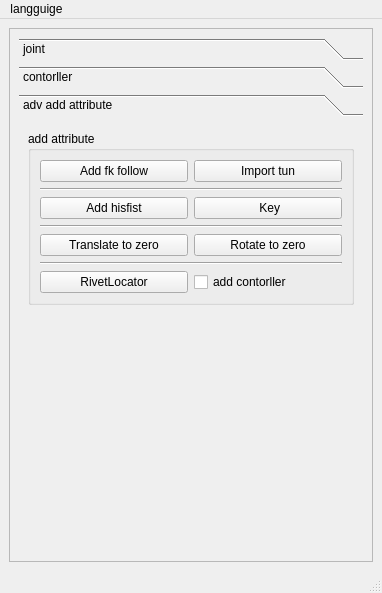
<?xml version="1.0" encoding="UTF-8"?>
<ui version="4.0">
 <class>MainWindow</class>
 <widget class="QMainWindow" name="MainWindow">
  <property name="geometry">
   <rect>
    <x>0</x>
    <y>0</y>
    <width>382</width>
    <height>593</height>
   </rect>
  </property>
  <property name="windowTitle">
   <string>MainWindow</string>
  </property>
  <widget class="QWidget" name="centralwidget">
   <layout class="QGridLayout" name="gridLayout_2">
    <item row="0" column="1">
     <widget class="QScrollArea" name="scrollArea">
      <property name="widgetResizable">
       <bool>true</bool>
      </property>
      <widget class="QWidget" name="scrollAreaWidgetContents">
       <property name="geometry">
        <rect>
         <x>0</x>
         <y>0</y>
         <width>362</width>
         <height>532</height>
        </rect>
       </property>
       <layout class="QGridLayout" name="gridLayout_7">
        <item row="0" column="0">
         <widget class="QToolBox" name="toolBox">
          <property name="focusPolicy">
           <enum>Qt::NoFocus</enum>
          </property>
          <property name="contextMenuPolicy">
           <enum>Qt::DefaultContextMenu</enum>
          </property>
          <property name="autoFillBackground">
           <bool>false</bool>
          </property>
          <property name="locale">
           <locale language="English" country="UnitedStates"/>
          </property>
          <property name="frameShape">
           <enum>QFrame::NoFrame</enum>
          </property>
          <property name="frameShadow">
           <enum>QFrame::Plain</enum>
          </property>
          <property name="currentIndex">
           <number>2</number>
          </property>
          <widget class="QWidget" name="page">
           <property name="geometry">
            <rect>
             <x>0</x>
             <y>0</y>
             <width>344</width>
             <height>436</height>
            </rect>
           </property>
           <attribute name="label">
            <string>joint</string>
           </attribute>
           <layout class="QGridLayout" name="gridLayout_8">
            <item row="4" column="0">
             <spacer name="verticalSpacer">
              <property name="orientation">
               <enum>Qt::Vertical</enum>
              </property>
              <property name="sizeHint" stdset="0">
               <size>
                <width>20</width>
                <height>151</height>
               </size>
              </property>
             </spacer>
            </item>
            <item row="0" column="0">
             <widget class="QGroupBox" name="part">
              <property name="title">
               <string>part</string>
              </property>
              <layout class="QGridLayout" name="gridLayout">
               <item row="0" column="1">
                <widget class="QPushButton" name="btn_addpartjoints">
                 <property name="sizeIncrement">
                  <size>
                   <width>0</width>
                   <height>0</height>
                  </size>
                 </property>
                 <property name="baseSize">
                  <size>
                   <width>0</width>
                   <height>0</height>
                  </size>
                 </property>
                 <property name="font">
                  <font>
                   <pointsize>9</pointsize>
                  </font>
                 </property>
                 <property name="text">
                  <string>add part joints</string>
                 </property>
                </widget>
               </item>
               <item row="0" column="0">
                <widget class="QSpinBox" name="sb_part"/>
               </item>
              </layout>
             </widget>
            </item>
            <item row="1" column="0">
             <widget class="QGroupBox" name="stretch">
              <property name="title">
               <string>stretch</string>
              </property>
              <layout class="QGridLayout" name="gridLayout_4">
               <item row="0" column="0">
                <widget class="QSpinBox" name="sb_stretch">
                 <property name="maximum">
                  <number>99999</number>
                 </property>
                </widget>
               </item>
               <item row="1" column="0">
                <widget class="QCheckBox" name="ckx_addsine">
                 <property name="text">
                  <string>sine</string>
                 </property>
                </widget>
               </item>
               <item row="0" column="1">
                <widget class="QPushButton" name="btn_buildstretchrig">
                 <property name="font">
                  <font>
                   <pointsize>9</pointsize>
                  </font>
                 </property>
                 <property name="text">
                  <string>build stretch rig</string>
                 </property>
                </widget>
               </item>
               <item row="2" column="0">
                <widget class="QCheckBox" name="ckx_addtensile">
                 <property name="text">
                  <string>tensile</string>
                 </property>
                </widget>
               </item>
              </layout>
             </widget>
            </item>
            <item row="2" column="0">
             <widget class="QGroupBox" name="groupBox_5">
              <property name="title">
               <string>motion capture</string>
              </property>
              <layout class="QGridLayout" name="gridLayout_11">
               <item row="0" column="1">
                <widget class="QPushButton" name="btn_buildjoints">
                 <property name="text">
                  <string>build joints</string>
                 </property>
                </widget>
               </item>
               <item row="0" column="0">
                <widget class="QLineEdit" name="le_name">
                 <property name="toolTipDuration">
                  <number>-1</number>
                 </property>
                 <property name="cursorPosition">
                  <number>0</number>
                 </property>
                 <property name="placeholderText">
                  <string> Enter gole name</string>
                 </property>
                </widget>
               </item>
               <item row="2" column="0" colspan="2">
                <widget class="QPushButton" name="btn_sendToMotionBuilder">
                 <property name="text">
                  <string>send to motionBuilder</string>
                 </property>
                </widget>
               </item>
               <item row="3" column="0" colspan="2">
                <widget class="QPushButton" name="btn_machedBindingController">
                 <property name="text">
                  <string>matched binding controller</string>
                 </property>
                </widget>
               </item>
              </layout>
             </widget>
            </item>
           </layout>
          </widget>
          <widget class="QWidget" name="page_4">
           <property name="geometry">
            <rect>
             <x>0</x>
             <y>0</y>
             <width>344</width>
             <height>436</height>
            </rect>
           </property>
           <attribute name="label">
            <string>contorller</string>
           </attribute>
           <layout class="QGridLayout" name="gridLayout_5">
            <item row="2" column="0">
             <widget class="QGroupBox" name="groupBox_2">
              <property name="title">
               <string>color</string>
              </property>
              <layout class="QGridLayout" name="gridLayout_3">
               <item row="1" column="1">
                <widget class="QPushButton" name="btn_red">
                 <property name="text">
                  <string/>
                 </property>
                 <property name="icon">
                  <iconset theme="red" resource="../icons/btnicn.qrc">
                   <normaloff>:/btnicn/red.png</normaloff>:/btnicn/red.png</iconset>
                 </property>
                 <property name="iconSize">
                  <size>
                   <width>20</width>
                   <height>20</height>
                  </size>
                 </property>
                </widget>
               </item>
               <item row="1" column="2">
                <widget class="QPushButton" name="btn_skyblue">
                 <property name="text">
                  <string/>
                 </property>
                 <property name="icon">
                  <iconset theme="skyBlue" resource="../icons/btnicn.qrc">
                   <normaloff>:/btnicn/skyBlue.png</normaloff>:/btnicn/skyBlue.png</iconset>
                 </property>
                 <property name="iconSize">
                  <size>
                   <width>20</width>
                   <height>20</height>
                  </size>
                 </property>
                </widget>
               </item>
               <item row="1" column="0">
                <widget class="QPushButton" name="btn_blue">
                 <property name="text">
                  <string/>
                 </property>
                 <property name="icon">
                  <iconset resource="../icons/btnicn.qrc">
                   <normaloff>:/btnicn/blue.png</normaloff>:/btnicn/blue.png</iconset>
                 </property>
                 <property name="iconSize">
                  <size>
                   <width>20</width>
                   <height>20</height>
                  </size>
                 </property>
                 <property name="checkable">
                  <bool>false</bool>
                 </property>
                 <property name="checked">
                  <bool>false</bool>
                 </property>
                 <property name="autoRepeat">
                  <bool>false</bool>
                 </property>
                 <property name="autoExclusive">
                  <bool>false</bool>
                 </property>
                </widget>
               </item>
               <item row="1" column="3">
                <widget class="QPushButton" name="btn_yellow">
                 <property name="text">
                  <string/>
                 </property>
                 <property name="icon">
                  <iconset theme="yellow" resource="../icons/btnicn.qrc">
                   <normaloff>:/btnicn/yellow.png</normaloff>:/btnicn/yellow.png</iconset>
                 </property>
                 <property name="iconSize">
                  <size>
                   <width>20</width>
                   <height>20</height>
                  </size>
                 </property>
                </widget>
               </item>
               <item row="1" column="4">
                <widget class="QPushButton" name="btn_darkred">
                 <property name="text">
                  <string/>
                 </property>
                 <property name="icon">
                  <iconset theme="darkred" resource="../icons/btnicn.qrc">
                   <normaloff>:/btnicn/darkred.png</normaloff>:/btnicn/darkred.png</iconset>
                 </property>
                 <property name="iconSize">
                  <size>
                   <width>20</width>
                   <height>20</height>
                  </size>
                 </property>
                </widget>
               </item>
               <item row="1" column="5">
                <widget class="QPushButton" name="btn_green">
                 <property name="text">
                  <string/>
                 </property>
                 <property name="icon">
                  <iconset theme="green" resource="../icons/btnicn.qrc">
                   <normaloff>:/btnicn/green.png</normaloff>:/btnicn/green.png</iconset>
                 </property>
                 <property name="iconSize">
                  <size>
                   <width>20</width>
                   <height>20</height>
                  </size>
                 </property>
                </widget>
               </item>
               <item row="1" column="6">
                <widget class="QPushButton" name="btn_darkblue">
                 <property name="text">
                  <string/>
                 </property>
                 <property name="icon">
                  <iconset theme="darkblue" resource="../icons/btnicn.qrc">
                   <normaloff>:/btnicn/darkblue.png</normaloff>:/btnicn/darkblue.png</iconset>
                 </property>
                 <property name="iconSize">
                  <size>
                   <width>20</width>
                   <height>20</height>
                  </size>
                 </property>
                </widget>
               </item>
               <item row="1" column="7">
                <widget class="QPushButton" name="btn_white">
                 <property name="text">
                  <string/>
                 </property>
                 <property name="icon">
                  <iconset theme="white" resource="../icons/btnicn.qrc">
                   <normaloff>:/btnicn/white.png</normaloff>:/btnicn/white.png</iconset>
                 </property>
                 <property name="iconSize">
                  <size>
                   <width>20</width>
                   <height>20</height>
                  </size>
                 </property>
                </widget>
               </item>
              </layout>
             </widget>
            </item>
            <item row="4" column="0">
             <spacer name="verticalSpacer_2">
              <property name="orientation">
               <enum>Qt::Vertical</enum>
              </property>
              <property name="sizeHint" stdset="0">
               <size>
                <width>20</width>
                <height>40</height>
               </size>
              </property>
             </spacer>
            </item>
            <item row="0" column="0" rowspan="2">
             <widget class="QGroupBox" name="groupBox_6">
              <property name="title">
               <string>set</string>
              </property>
              <layout class="QGridLayout" name="gridLayout_10">
               <item row="5" column="3">
                <widget class="QPushButton" name="pushButton_2">
                 <property name="sizePolicy">
                  <sizepolicy hsizetype="Minimum" vsizetype="Minimum">
                   <horstretch>0</horstretch>
                   <verstretch>0</verstretch>
                  </sizepolicy>
                 </property>
                 <property name="text">
                  <string/>
                 </property>
                 <property name="icon">
                  <iconset resource="../icons/btnicn.qrc">
                   <normaloff>:/btnicn/test.png</normaloff>:/btnicn/test.png</iconset>
                 </property>
                 <property name="iconSize">
                  <size>
                   <width>50</width>
                   <height>50</height>
                  </size>
                 </property>
                </widget>
               </item>
               <item row="6" column="3">
                <widget class="QPushButton" name="pushButton_6">
                 <property name="text">
                  <string/>
                 </property>
                 <property name="icon">
                  <iconset resource="../icons/btnicn.qrc">
                   <normaloff>:/btnicn/test.png</normaloff>:/btnicn/test.png</iconset>
                 </property>
                 <property name="iconSize">
                  <size>
                   <width>50</width>
                   <height>50</height>
                  </size>
                 </property>
                </widget>
               </item>
               <item row="5" column="2">
                <widget class="QPushButton" name="btn_laceShape">
                 <property name="sizePolicy">
                  <sizepolicy hsizetype="Minimum" vsizetype="Minimum">
                   <horstretch>0</horstretch>
                   <verstretch>0</verstretch>
                  </sizepolicy>
                 </property>
                 <property name="text">
                  <string/>
                 </property>
                 <property name="icon">
                  <iconset resource="../icons/btnicn.qrc">
                   <normaloff>:/btnicn/test.png</normaloff>:/btnicn/test.png</iconset>
                 </property>
                 <property name="iconSize">
                  <size>
                   <width>50</width>
                   <height>50</height>
                  </size>
                 </property>
                </widget>
               </item>
               <item row="6" column="2">
                <widget class="QPushButton" name="pushButton_5">
                 <property name="text">
                  <string/>
                 </property>
                 <property name="icon">
                  <iconset resource="../icons/btnicn.qrc">
                   <normaloff>:/btnicn/test.png</normaloff>:/btnicn/test.png</iconset>
                 </property>
                 <property name="iconSize">
                  <size>
                   <width>50</width>
                   <height>50</height>
                  </size>
                 </property>
                </widget>
               </item>
               <item row="2" column="2" colspan="2">
                <widget class="QPushButton" name="btn_contorllersize">
                 <property name="text">
                  <string>set</string>
                 </property>
                </widget>
               </item>
               <item row="0" column="0" colspan="4">
                <widget class="QPushButton" name="btn_fkcontorller">
                 <property name="text">
                  <string>Fk Contorller</string>
                 </property>
                </widget>
               </item>
               <item row="5" column="0">
                <widget class="QPushButton" name="btn_ballShape">
                 <property name="sizePolicy">
                  <sizepolicy hsizetype="Minimum" vsizetype="Fixed">
                   <horstretch>0</horstretch>
                   <verstretch>0</verstretch>
                  </sizepolicy>
                 </property>
                 <property name="text">
                  <string/>
                 </property>
                 <property name="icon">
                  <iconset resource="../icons/btnicn.qrc">
                   <normaloff>:/btnicn/ball.png</normaloff>:/btnicn/ball.png</iconset>
                 </property>
                 <property name="iconSize">
                  <size>
                   <width>50</width>
                   <height>50</height>
                  </size>
                 </property>
                </widget>
               </item>
               <item row="6" column="1">
                <widget class="QPushButton" name="pushButton_3">
                 <property name="text">
                  <string/>
                 </property>
                 <property name="icon">
                  <iconset resource="../icons/btnicn.qrc">
                   <normaloff>:/btnicn/test.png</normaloff>:/btnicn/test.png</iconset>
                 </property>
                 <property name="iconSize">
                  <size>
                   <width>50</width>
                   <height>50</height>
                  </size>
                 </property>
                </widget>
               </item>
               <item row="4" column="0" colspan="4">
                <widget class="QLineEdit" name="le_contorllername">
                 <property name="inputMask">
                  <string/>
                 </property>
                 <property name="text">
                  <string/>
                 </property>
                 <property name="cursorPosition">
                  <number>0</number>
                 </property>
                 <property name="alignment">
                  <set>Qt::AlignLeading|Qt::AlignLeft|Qt::AlignVCenter</set>
                 </property>
                 <property name="placeholderText">
                  <string>Enter contorller name</string>
                 </property>
                </widget>
               </item>
               <item row="1" column="0" colspan="4">
                <widget class="Line" name="line">
                 <property name="orientation">
                  <enum>Qt::Horizontal</enum>
                 </property>
                </widget>
               </item>
               <item row="3" column="0" colspan="4">
                <widget class="Line" name="line_4">
                 <property name="orientation">
                  <enum>Qt::Horizontal</enum>
                 </property>
                </widget>
               </item>
               <item row="6" column="0">
                <widget class="QPushButton" name="pushButton_4">
                 <property name="sizePolicy">
                  <sizepolicy hsizetype="Minimum" vsizetype="Minimum">
                   <horstretch>0</horstretch>
                   <verstretch>0</verstretch>
                  </sizepolicy>
                 </property>
                 <property name="text">
                  <string/>
                 </property>
                 <property name="icon">
                  <iconset resource="../icons/btnicn.qrc">
                   <normaloff>:/btnicn/test.png</normaloff>:/btnicn/test.png</iconset>
                 </property>
                 <property name="iconSize">
                  <size>
                   <width>50</width>
                   <height>50</height>
                  </size>
                 </property>
                </widget>
               </item>
               <item row="5" column="1">
                <widget class="QPushButton" name="btn_cubeShape">
                 <property name="enabled">
                  <bool>true</bool>
                 </property>
                 <property name="sizePolicy">
                  <sizepolicy hsizetype="Minimum" vsizetype="Fixed">
                   <horstretch>0</horstretch>
                   <verstretch>0</verstretch>
                  </sizepolicy>
                 </property>
                 <property name="sizeIncrement">
                  <size>
                   <width>0</width>
                   <height>0</height>
                  </size>
                 </property>
                 <property name="baseSize">
                  <size>
                   <width>0</width>
                   <height>0</height>
                  </size>
                 </property>
                 <property name="text">
                  <string/>
                 </property>
                 <property name="icon">
                  <iconset resource="../icons/btnicn.qrc">
                   <normaloff>:/btnicn/cube.png</normaloff>:/btnicn/cube.png</iconset>
                 </property>
                 <property name="iconSize">
                  <size>
                   <width>50</width>
                   <height>50</height>
                  </size>
                 </property>
                </widget>
               </item>
               <item row="2" column="0" colspan="2">
                <widget class="QSpinBox" name="dsb_Contorllersize"/>
               </item>
              </layout>
             </widget>
            </item>
           </layout>
          </widget>
          <widget class="QWidget" name="page_2">
           <property name="geometry">
            <rect>
             <x>0</x>
             <y>0</y>
             <width>344</width>
             <height>436</height>
            </rect>
           </property>
           <attribute name="label">
            <string>adv add attribute</string>
           </attribute>
           <layout class="QGridLayout" name="gridLayout_6">
            <item row="3" column="0">
             <spacer name="verticalSpacer_3">
              <property name="orientation">
               <enum>Qt::Vertical</enum>
              </property>
              <property name="sizeHint" stdset="0">
               <size>
                <width>20</width>
                <height>40</height>
               </size>
              </property>
             </spacer>
            </item>
            <item row="1" column="0">
             <widget class="QGroupBox" name="groupBox_4">
              <property name="title">
               <string>add attribute</string>
              </property>
              <layout class="QGridLayout" name="gridLayout_9">
               <item row="3" column="0" colspan="2">
                <widget class="Line" name="line_2">
                 <property name="orientation">
                  <enum>Qt::Horizontal</enum>
                 </property>
                </widget>
               </item>
               <item row="0" column="1">
                <widget class="QPushButton" name="btn_importtun">
                 <property name="text">
                  <string>Import tun</string>
                 </property>
                </widget>
               </item>
               <item row="1" column="0" colspan="2">
                <widget class="Line" name="line_3">
                 <property name="orientation">
                  <enum>Qt::Horizontal</enum>
                 </property>
                </widget>
               </item>
               <item row="2" column="1">
                <widget class="QPushButton" name="btn_key">
                 <property name="text">
                  <string> Key</string>
                 </property>
                </widget>
               </item>
               <item row="2" column="0">
                <widget class="QPushButton" name="btn_addhisfist">
                 <property name="text">
                  <string>Add hisfist</string>
                 </property>
                </widget>
               </item>
               <item row="5" column="1">
                <widget class="QPushButton" name="btn_rotatetozero">
                 <property name="text">
                  <string>Rotate to zero</string>
                 </property>
                </widget>
               </item>
               <item row="5" column="0">
                <widget class="QPushButton" name="btn_translatetozero">
                 <property name="text">
                  <string>Translate to zero</string>
                 </property>
                </widget>
               </item>
               <item row="0" column="0">
                <widget class="QPushButton" name="btn_addFKFollow">
                 <property name="text">
                  <string>Add fk follow</string>
                 </property>
                </widget>
               </item>
               <item row="7" column="0" colspan="2">
                <widget class="Line" name="line_5">
                 <property name="orientation">
                  <enum>Qt::Horizontal</enum>
                 </property>
                </widget>
               </item>
               <item row="8" column="0">
                <widget class="QPushButton" name="btn_RivetLocator">
                 <property name="text">
                  <string>RivetLocator</string>
                 </property>
                </widget>
               </item>
               <item row="8" column="1">
                <widget class="QCheckBox" name="cbx_addcontorller">
                 <property name="text">
                  <string>add contorller</string>
                 </property>
                </widget>
               </item>
              </layout>
             </widget>
            </item>
           </layout>
          </widget>
         </widget>
        </item>
       </layout>
      </widget>
     </widget>
    </item>
   </layout>
  </widget>
  <widget class="QStatusBar" name="statusbar"/>
  <widget class="QMenuBar" name="menuBar">
   <property name="geometry">
    <rect>
     <x>0</x>
     <y>0</y>
     <width>382</width>
     <height>21</height>
    </rect>
   </property>
   <widget class="QMenu" name="menufile">
    <property name="title">
     <string>langguige</string>
    </property>
    <addaction name="actionchinese"/>
    <addaction name="actionenglish"/>
   </widget>
   <addaction name="menufile"/>
  </widget>
  <action name="actionchinese">
   <property name="text">
    <string>Chinese</string>
   </property>
  </action>
  <action name="actionenglish">
   <property name="text">
    <string>Cnglish</string>
   </property>
  </action>
 </widget>
 <resources>
  <include location="../icons/btnicn.qrc"/>
 </resources>
 <connections/>
</ui>
